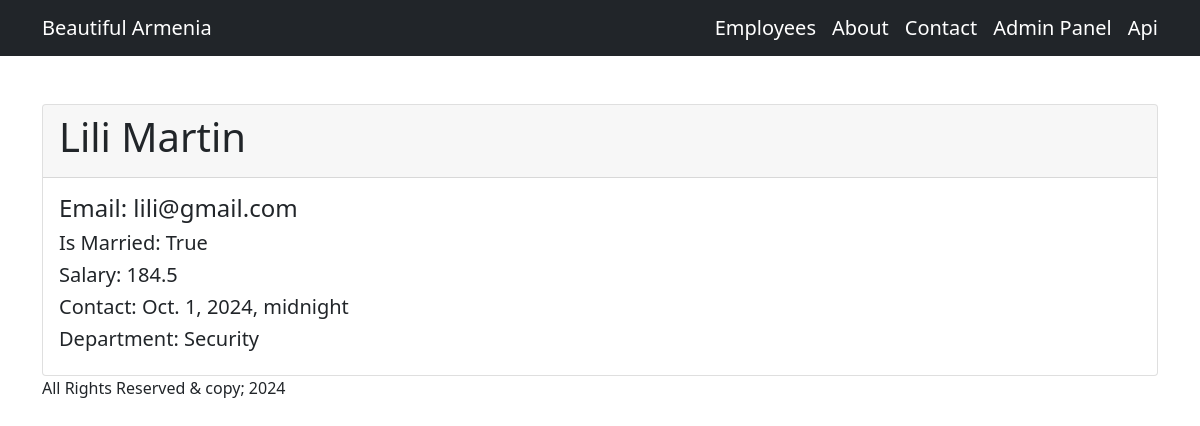
Screenshot of /employees/1 with the database file from the repository.
### employees/models.py (models this page shows, shortened)
class Employee(models.Model):
    first_name =models.CharField(max_length=55)
    last_name =models.CharField(max_length=55)
    email =models.EmailField(max_length=255)
    is_married =models.BooleanField(default=False)
    salary =models.FloatField(default=0.0)
    contract_exp = models.DateTimeField()
    department = models.ForeignKey(Department, on_delete=models.CASCADE)
    created_at = models.DateTimeField(default=timezone.now)
    class Meta:
        verbose_name = "employee"
        verbose_name_plural = "employees"

class Department(models.Model):
    title=models.CharField(max_length=255)
    created_at = models.DateTimeField(default=timezone.now)
    def __str__(self):
        return self.title
    class Meta:
         verbose_name = "department"
         verbose_name_plural = "departments"

### employees/views.py (the view)
def single_employee(request, employee_id):
    employee = Employee.objects.get(pk=employee_id)
    return render(request, "single_employee.html", {"employee": employee})

### employees/templates/single_employee.html (shortened to what this page needs)
{% extends "base.html" %}
{% block single_employee_template %}
    <div class="card mt-5">
        <div class="card-header">
            <h1>{{ employee.first_name }} {{ employee.last_name }}</h1>
        </div>
        <div class="card-body">
            <h4>Email: {{ employee.email }}</h4>
            <h5>Is Married: {{ employee.is_married }}</h5>
            <h5>Salary: {{ employee.salary }}</h5>
            <h5>Contact: {{ employee.contract_exp }}</h5>
            <h5>Department: {{ employee.department }}</h5>
        </div>
    </div>
{% endblock %}

### rows the page displays
Employee: first_name "Lili", last_name "Martin", email "lili@gmail.com", is_married "True", salary "184.5", contract_exp "Oct. 1, 2024, midnight", department "Security"
